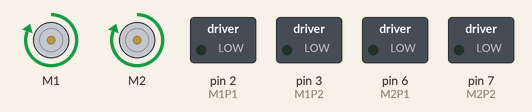
This sketch was run on a simulated Arduino Uno, built with avr-gcc and run on an emulated ATmega328P. Shown: 2 × DC motor (green arrow = forward, orange = backward, longer = faster), switched loads named in the sketch (green lamp = pin HIGH).

Above: at 0.1 s.
Timing chart, 0 to 1.6 s (numbered marks = the images above):
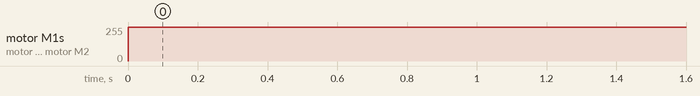

Measured:
- by itself, motor M1, motor M2: stopped → forward 255/255 at 0.00 s

The sketch:

Motores.ino
```cpp
//Incluye las bibliotecas necesarias
#include <AFMotor.h> //Librería para controlar el módulo L298N
#include <NewPing.h> //Librería para controlar el sensor ultrasónico

//Definimos los pines para los motores
#define M1P1 2 //Motor 1 Pin 1
#define M1P2 3 //Motor 1 Pin 2
#define M2P1 6 //Motor 2 Pin 1
#define M2P2 7 //Motor 2 Pin 2

//Configuramos los objetos: motor y sonar
AF_DCMotor motor1(1);
AF_DCMotor motor2(2);

void setup() {
  //Declaramos los pines de los motores como salidas
  pinMode(M1P1, OUTPUT);
  pinMode(M1P2, OUTPUT);
  pinMode(M2P2, OUTPUT);
  pinMode(M2P1, OUTPUT);
}

void loop() {
  motor1.setSpeed(255);
  motor2.setSpeed(255);
  motor1.run(FORWARD);
  motor2.run(FORWARD);
}
```
